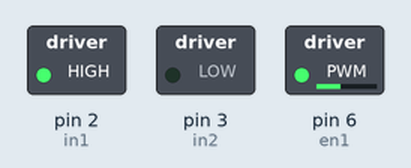
Recording of a sketch running on a simulated Arduino Uno, built with avr-gcc and run on an emulated ATmega328P. Parts: switched loads named in the sketch (green lamp = pin HIGH).

Above: at 0.1 s.
Timing chart, 0 to 1.6 s (numbered marks = the images above):
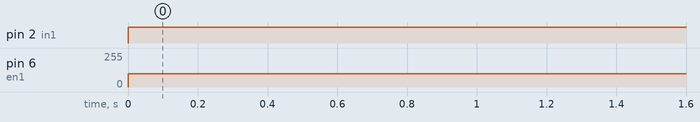

The sketch:

dc_motor_speed.ino
```cpp
int in1=2;
int in2=3;
int en1=6;

void setup() {
  // put your setup code here, to run once:
  pinMode(2, OUTPUT);
  pinMode(3, OUTPUT);
  pinMode(6, OUTPUT);

}

void loop() {
  // put your main code here, to run repeatedly:
  digitalWrite(in1, HIGH);
  digitalWrite(in2, LOW);
  analogWrite(en1, 100);
  delay(100);      //0--------255(LOw-----HIgh)

}
```

Measured:
- by itself, pin 2 (in1): LOW → HIGH at 0.00 s
- by itself, pin 6 (en1): 0/255 → 100/255 at 0.00 s
